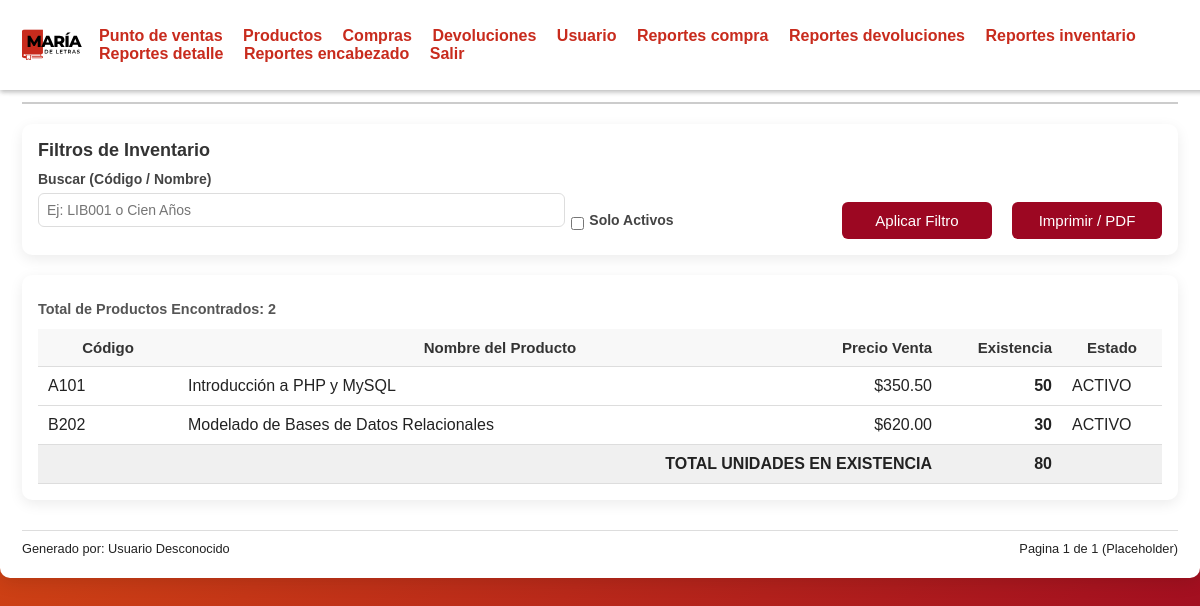
The page /reportes/inventario.php on the database its author committed.
### tables this page shows
CREATE TABLE existencias (
    id INT AUTO_INCREMENT PRIMARY KEY,
    id_libro INT NOT NULL UNIQUE, 
    cantidad INT NOT NULL DEFAULT 0,
    ultima_actualizacion DATETIME DEFAULT CURRENT_TIMESTAMP ON UPDATE CURRENT_TIMESTAMP,
    FOREIGN KEY (id_libro) REFERENCES libros(id) ON DELETE CASCADE
);

CREATE TABLE libros (
    id INT AUTO_INCREMENT PRIMARY KEY,  
    codigo VARCHAR(50) NOT NULL UNIQUE COMMENT 'ISBN o Código principal',
    titulo VARCHAR(150) NOT NULL,
    autor VARCHAR(100) NULL,
    descripcion TEXT NULL,
    precio_venta DECIMAL(10,2) NOT NULL,
    estatus TINYINT(1) NOT NULL DEFAULT 1,
    created_at DATETIME DEFAULT CURRENT_TIMESTAMP,
    INDEX idx_busqueda (titulo, codigo)
);

### reportes/inventario.php (the view, shortened to what this page needs)
<?php
require_once '../config/db.php';
$filtro_q = isset($_GET['q']) ? $mysqli->real_escape_string($_GET['q']) : '';
$solo_activos = isset($_GET['activos']) ? true : false;
$sql = "SELECT l.codigo, l.titulo as nombre, l.precio_venta as precio, e.cantidad as existencia, l.estatus
        FROM libros l
        JOIN existencias e ON l.id = e.id_libro
        WHERE 1=1";
$sql .= " ORDER BY l.titulo";
$resultado = $mysqli->query($sql);
$productos = [];
$total_existencias = 0;
while ($row = $resultado->fetch_assoc()) {
    $row['estado_str'] = ($row['estatus'] == 1) ? 'ACTIVO' : 'INACTIVO';
    $total_existencias += $row['existencia'];
    $productos[] = $row;
}
$total_items = count($productos);
?>
<div class="card filtros-print" style="margin-bottom: 20px;">
    <h3 style="margin-bottom: 10px;">Filtros de Inventario</h3>
    <form action="" method="GET">
        <div style="display: flex; gap: 20px; align-items: flex-end;">
            <div style="flex: 2;">
                <label for="q">Buscar (Código / Nombre)</label>
                <input type="text" id="q" name="q" placeholder="Ej: LIB001 o Cien Años"
                       value="<?php echo htmlspecialchars($filtro_q); ?>"
                       style="width: 100%; padding: 8px;">
            </div>
            <div style="flex: 1; display: flex; align-items: center; padding-bottom: 5px;">
                <input type="checkbox" id="activos" name="activos"
                       <?php echo $solo_activos ? 'checked' : ''; ?>
                       style="margin-right: 5px;">
                <label for="activos">Solo Activos</label>
            </div>
            <button type="submit" style="width: 150px; padding: 10px;">
                Aplicar Filtro
            </button>
            <button type="button" class="btn-secondary" onclick="window.print()" style="width: 150px; padding: 10px;">
                Imprimir / PDF
            </button>
        </div>
    </form>
</div>
<div class="card">
    <p style="font-size: 0.9em; font-weight: bold;">
        Total de Productos Encontrados: <?php echo $total_items; ?>
    </p>
    <table>
        <thead>
            <tr style="background: #3498db; color: white;">
                <th style="width: 120px;">Código</th>
                <th>Nombre del Producto</th>
                <th style="width: 100px; text-align: right;">Precio Venta</th>
                <th style="width: 100px; text-align: right;">Existencia</th>
                <th style="width: 80px;">Estado</th>
            </tr>
        </thead>
        <tbody>
            <?php if ($total_items > 0): ?>
                <?php foreach ($productos as $p): ?>
                    <tr>
                        <td><?php echo htmlspecialchars($p['codigo']); ?></td>
                        <td><?php echo htmlspecialchars($p['nombre']); ?></td>
                        <td style="text-align: right;">$<?php echo number_format($p['precio'], 2); ?></td>
                        <td style="text-align: right; font-weight: bold;"><?php echo number_format($p['existencia'], 0); ?></td>
                        <td><?php echo htmlspecialchars($p['estado_str']); ?></td>
                    </tr>
                <?php endforeach; ?>
            <?php else: ?>
                <tr><td colspan="5" style="text-align: center;">No se encontraron productos con los filtros seleccionados.</td></tr>
            <?php endif; ?>
        </tbody>
        <tfoot>
            <tr>
                <td colspan="3" style="text-align: right; font-weight: bold; background: #f0f0f0;">
                    TOTAL UNIDADES EN EXISTENCIA
                </td>
                <td style="font-weight: bold; background: #f0f0f0; text-align: right;">
                    <?php echo number_format($total_existencias, 0); ?>
                </td>
                <td style="background: #f0f0f0;"></td> </tr>
        </tfoot>
    </table>
</div>
<?php
$contenido_reporte = ob_get_clean();
require_once 'plantilla.php';
?>

### reportes/plantilla.php (shortened to what this page needs)
<?php
$usuario_gen = $_SESSION['user']['nombre_completo'] ?? 'Usuario Desconocido';
?>
<!doctype html>
<html lang="es">
<head>
    <link rel="stylesheet" href="../css/styles.css">
</head>
<body>
    <div class="navbar">
        <div class="navbar">
            <div class="navbar-logo">
                <img src="../assets/img/logo-maria-de-letras_v2.svg" alt="Logo de María de Letras">
            </div>
            <div class="navbar-menu">
                <a href="../ventas.php">Punto de ventas</a>
                <a href="../productos.php">Productos</a>
                <a href="../compras.php">Compras</a>
                <a href="../devoluciones.php">Devoluciones</a>
                <a href="../usuarios.php">Usuario</a>
                <a href="compras.php">Reportes compra</a>
                <a href="devoluciones.php">Reportes devoluciones</a>
                <a href="inventario.php">Reportes inventario</a>
                <a href="ventas_detalle.php">Reportes detalle</a>
                <a href="ventas_encabezado.php">Reportes encabezado</a>
                <a href="includes/logout.php">Salir</a>
            </div>
        </div>
    </div>
    <div class="container" style="max-width: 1200px; margin-top: 20px;">
        <div style="border-bottom: 2px solid #ccc; padding-bottom: 10px; margin-bottom: 20px; display: flex; justify-content: space-between; align-items: center;">
            <h1 style="text-align: center; margin: 0; flex-grow: 1; font-size: 1.8em;"><?php echo htmlspecialchars($titulo_reporte ?? 'REPORTE'); ?></h1>
            <div style="text-align: right; font-size: 0.9em;">
                <p style="margin: 0; font-weight: bold;"><?php echo htmlspecialchars($negocio['nombre_negocio'] ?? 'Librería María de Letras'); ?></p>
                <p style="margin: 0;">Fecha de Generación: <?php echo date('d/m/Y H:i:s'); ?></p>
            </div>
        </div>
        <?php echo $contenido_reporte; ?>
        <div style="border-top: 1px solid #ddd; padding-top: 10px; margin-top: 30px; font-size: 0.8em; display: flex; justify-content: space-between;">
            <p style="margin: 0;">Generado por: <?php echo htmlspecialchars($usuario_gen); ?></p>
            <p style="margin: 0;">Pagina 1 de 1 (Placeholder)</p>
        </div>
    </div>
</body>
</html>

### css/styles.css (style rules this page uses)
body { font-family: Arial, Helvetica, sans-serif; background: linear-gradient(135deg, #E1580F, #9C0722); margin: 0; display: flex; align-items: center; justify-content: center; background-attachment: fixed; color: #222; }
.container { width: 100%; max-width: 450px; background: #fff; padding: 22px; border-radius: 10px; box-shadow: 0 4px 18px rgba(0,0,0,0.12); }
form { display: block; }
label { display: block; margin-bottom: 6px; font-size: 14px; font-weight: 600; color: #444; }
input[type="text"], input[type="password"], input[type="number"], select, textarea { width: 90%; padding: 10px; margin-bottom: 12px; border: 1px solid #ddd; border-radius: 6px; font-size: 14px; transition: 0.2s; }
button, .btn { padding: 10px; background: #9C0722; color: #fff; border: none; border-radius: 6px; font-size: 15px; cursor: pointer; transition: 0.25s; }
.btn-secondary { background: #9C0722; }
.navbar { position: fixed; top: 0; left: 0; width: 98%; height: 70px; background: #fff; display: flex; align-items: center; justify-content: space-between; padding: 10px 20px; box-shadow: 0 2px 5px rgba(0,0,0,0.15); z-index: 1000; }
.navbar-logo img { height: 40px; }
.navbar-menu a { margin-left: 16px; text-decoration: none; font-weight: bold; color: #C82B1D; }
.card { background: #fff; padding: 16px; border-radius: 10px; margin: 12px 0; box-shadow: 0 4px 14px rgba(0,0,0,0.08); }
.card h3 { margin: 0; font-size: 18px; color: #333; }
.card p { margin: 10px 0; font-size: 14px; color: #555; }
table { width: 100%; border-collapse: collapse; margin-top: 12px; }
th, td { padding: 10px; border-bottom: 1px solid #ddd; }
th { background: #f8f8f8; font-size: 15px; color: #333; }

### rows shown on the page
existencias: id_libro.codigo "A101", id_libro.titulo "Introducción a PHP y MySQL", id_libro.precio_venta "350.50", cantidad "50", estado_str "ACTIVO"
existencias: id_libro.codigo "B202", id_libro.titulo "Modelado de Bases de Datos Relacionales", id_libro.precio_venta "620.00", cantidad "30", estado_str "ACTIVO"

### other values the page prints
$total_items "2"
$total_existencias "80"
$usuario_gen "Usuario Desconocido"
